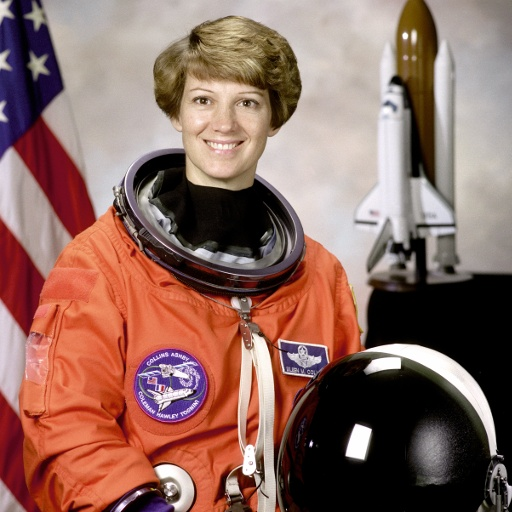
#> input picture case-2026-001/original/img_001_pristine.jpg, 512 x 512 px
$ python -i face_context.py   (imports and definitions only)   (older library calls are emulated)
#> lines starting #> are read from the running program, lines starting #| are printed output that depends on the picture; after the words box and inside, x2 and y2 are one past the last pixel; in counts of white or black regions, pixels touching at a corner belong together
### mf_lab/utils/io.py
from __future__ import annotations
import hashlib, json, subprocess
from pathlib import Path
from typing import Any

import cv2
import numpy as np


# [6 lines left out: function sha256, not called in this run]


def write_json(path: str | Path, obj: Any) -> None:
    path = Path(path); path.parent.mkdir(parents=True, exist_ok=True)
    path.write_text(json.dumps(obj, ensure_ascii=False, indent=2), encoding="utf-8")


# [11 lines left out: functions read_json, run, not called in this run]


def cv_imread(path: str | Path, flags: int = cv2.IMREAD_COLOR):
    """Unicode-safe OpenCV image read, especially for Windows evidence paths."""
#> called with flags = 1
    p = Path(path)
    try:
        data = np.fromfile(p, dtype=np.uint8)
        img = cv2.imdecode(data, flags)
#> img is the input picture: shape (512, 512, 3); mean B, G, R 96.5, 105.8, 141.5
    except Exception:
        img = None
    if img is None:
        img = cv2.imread(str(p), flags)
    return img

### mf_lab/analysis/face_context.py
from __future__ import annotations

from pathlib import Path

import cv2
import numpy as np
from mf_lab.utils.io import cv_imread


def face_context_consistency(path: str | Path) -> dict:
    """Compare face-region texture/noise/sharpness with nearby non-face context.

    This is a screening aid for local face replacement. Lighting, makeup, depth
    of field and compression may create the same differences.
    """
    img = cv_imread(path, cv2.IMREAD_COLOR)
    if img is None:
        raise ValueError(f"unreadable image: {path}")
    gray = cv2.cvtColor(img, cv2.COLOR_BGR2GRAY)
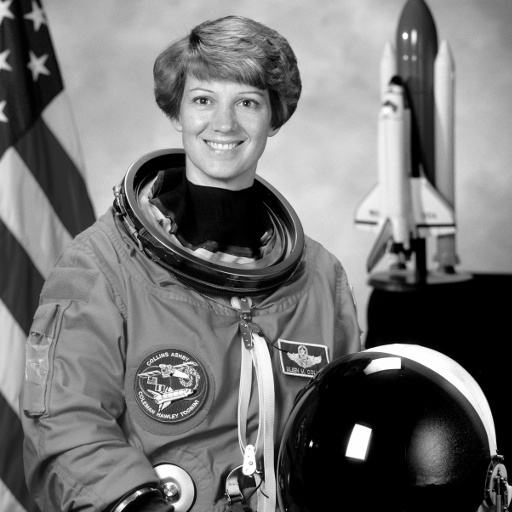
#> gray: shape (512, 512); min 0, max 255, mean 115.4
    cascade = cv2.CascadeClassifier(cv2.data.haarcascades + "haarcascade_frontalface_default.xml")
    faces = cascade.detectMultiScale(gray, 1.1, 5, minSize=(48, 48)) if not cascade.empty() else []
#> faces = [[177, 66, 94, 94]]
    rows = []
    H, W = gray.shape
#> H = 512; W = 512
    for x, y, w, h in faces[:10]:
        face = gray[y:y+h, x:x+w].astype(np.float32) / 255.0
        pad_x, pad_y = max(8, w // 3), max(8, h // 3)
        x0, y0 = max(0, x-pad_x), max(0, y-pad_y)
        x1, y1 = min(W, x+w+pad_x), min(H, y+h+pad_y)
        ctx = gray[y0:y1, x0:x1].astype(np.float32) / 255.0
        mask = np.ones(ctx.shape, dtype=bool)
        fx0, fy0 = x-x0, y-y0
        mask[fy0:fy0+h, fx0:fx0+w] = False
        bg = ctx[mask]
        if bg.size < 100:
            continue
        face_res = face - cv2.GaussianBlur(face, (0, 0), 1.0)
        ctx_blur = cv2.GaussianBlur(ctx, (0, 0), 1.0)
        bg_res = (ctx - ctx_blur)[mask]
        face_std = float(np.std(face_res))
        bg_std = float(np.std(bg_res))
        noise_ratio = face_std / (bg_std + 1e-12)
        face_lap = float(cv2.Laplacian(face, cv2.CV_32F).var())
        bg_img = np.zeros_like(ctx)
        bg_img[mask] = ctx[mask]
        bg_lap_values = cv2.Laplacian(bg_img, cv2.CV_32F)[mask]
        bg_lap = float(np.var(bg_lap_values)) if bg_lap_values.size else 0.0
        sharp_ratio = face_lap / (bg_lap + 1e-12)
        flags = []
        if noise_ratio < 0.45 or noise_ratio > 2.2:
            flags.append("face_context_noise_mismatch")
        if sharp_ratio < 0.35 or sharp_ratio > 2.8:
            flags.append("face_context_sharpness_mismatch")
        rows.append({
            "bbox": [int(x), int(y), int(w), int(h)],
            "face_residual_std": face_std,
            "context_residual_std": bg_std,
            "face_context_noise_ratio": float(noise_ratio),
            "face_context_sharpness_ratio": float(sharp_ratio),
            "screening_flags": flags,
        })
#> this loop made 1 pass
#> (x, y, w, h, pad_x, pad_y, x0, y0) on pass 1: (177, 66, 94, 94, 31, 31, 146, 35)
#> pass 1, in face_context_consistency, `face = gray[y:y+h, x:x+w].astype(np.float32) / 255.0`:
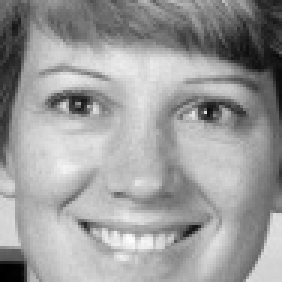
#> face: shape (94, 94) float32 (shown 3 times larger); min 0, max 0.996, mean 0.612
#> pass 1, in face_context_consistency, `ctx = gray[y0:y1, x0:x1].astype(np.float32) / 255.0`:
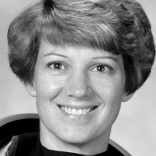
#> ctx: shape (156, 156) float32; min 0, max 0.996, mean 0.542
#> pass 1, in face_context_consistency, `face_res = face - cv2.GaussianBlur(face, (0, 0), 1.0)`:
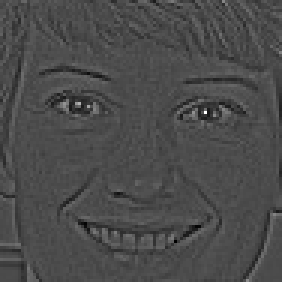
#> face_res: shape (94, 94) float32 (shown 3 times larger); min -0.222, max 0.527, mean -6.77e-05; drawn with min black and max white
#> pass 1, in face_context_consistency, `ctx_blur = cv2.GaussianBlur(ctx, (0, 0), 1.0)`:
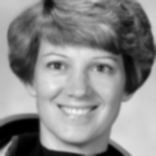
#> ctx_blur: shape (156, 156) float32; min 2.14e-06, max 0.954, mean 0.542
#> after the loop:
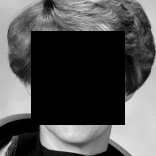
#> bg_img: shape (156, 156) float32; min 0, max 0.898, mean 0.319
#> after the loop:
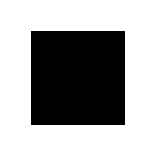
#> mask: shape (156, 156) bool; 63.7% white; 1 black region, box (x1, y1, x2, y2) and area: (31, 31, 125, 125) 8836
#> after the loop, rows = 1 item
    flags = sorted({f for r in rows for f in r["screening_flags"]})
#> flags = []
    return {
        "status": "screening_only",
        "faces_detected": int(len(faces)),
        "faces_analyzed": len(rows),
        "face_context_metrics": rows,
        "screening_flags": flags,
        "calibrated": False,
        "warning": "Face/context mismatch is non-specific and must not be treated as proof of face replacement or deepfake.",
    }

>>> result = face_context_consistency('../../case-2026-001/original/img_001_pristine.jpg')
#> result = 7 items
